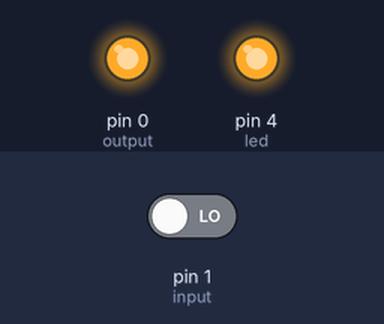
The sketch below on a simulated Arduino Uno, built with avr-gcc and run on an emulated ATmega328P. Shown: output pins drawn as LEDs (lit = HIGH). The test bench sets the inputs (shaded band); at power-on: pin 1 (input) LOW.

Above: at 0.05 s.
Timing chart, 0 to 3.0 s (numbered marks = the images above):
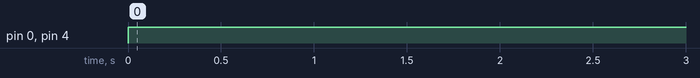

The sketch:

3printer_off_timer.ino
```cpp
const int input = 1;
const int output = 0;
const int led = 4;
long sekunda = 999;
int timeout = 300;
unsigned long aktualniMillis = 0;
unsigned long minulyMillis = 0;
unsigned long aktualniLedMillis = 0;
unsigned long minulyLedMillis = 0;
int aktualniCas = 0;
int inputState = 0;
int relayState = 1;
int ledState = 1;
int minulyState = 0;

void setup() {
  pinMode(input, INPUT);
  pinMode(output, OUTPUT);
  pinMode(led, OUTPUT);}

void loop() {
  aktualniMillis = millis();
  if((aktualniMillis - minulyMillis) > sekunda){
    minulyMillis = aktualniMillis;
    aktualniCas = aktualniCas + 1;}
  inputState = digitalRead(input);
  if((inputState != minulyState) && (relayState == 1)){
    aktualniCas = 0;}
  minulyState = inputState;

  if(aktualniCas > timeout){
    relayState = LOW;}
  else {
    relayState = HIGH;}

  if((aktualniCas > 10) && (aktualniCas < timeout)){
    aktualniLedMillis = millis();
  if(aktualniLedMillis - minulyLedMillis > 500){
    minulyLedMillis = aktualniLedMillis;
    if(ledState == LOW){
      ledState = HIGH;}
    else {
      ledState = LOW;}
   }
  }
  else if(aktualniCas > timeout){
    ledState = LOW;}
  else {
    ledState = HIGH;}

  digitalWrite(output, relayState);
  digitalWrite(led, ledState);
}
```

Measured:
- by itself, pin 0 (output): LOW → HIGH at 0.00 s
- by itself, pin 4 (led): repeats every 1.0 s: LOW 0.50 s, HIGH 0.50 s
